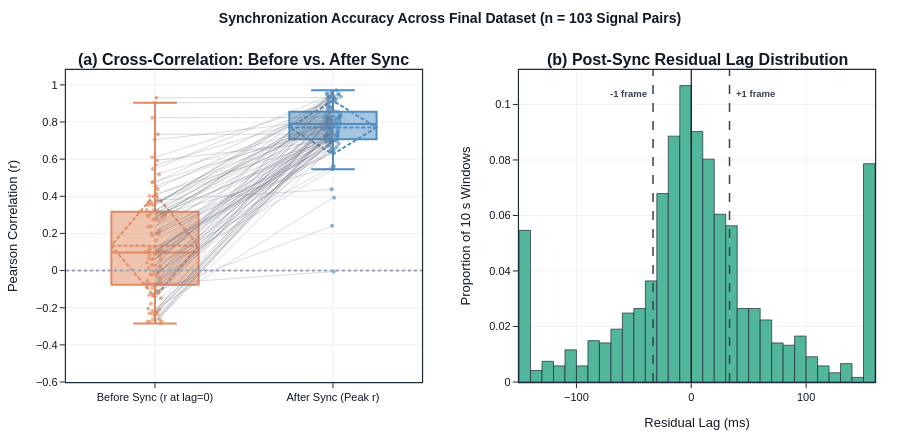

Write notebook code for a chart like this one.
### Markdown cell above
### 📊 Before vs. After Cross-Correlation & Residual Lag Distribution

**Mathematical Formulation:**
- **Panel (a) Cross-Correlation Gain:** Paired comparison of zero-lag correlation $r_0$ (Before Sync) against peak cross-correlation $r_{\text{peak}}$ (After Sync) for every evaluated signal pair, with lines connecting each pair before and after alignment.
- **Panel (b) Residual Lag Distribution:** Probability-normalized histogram ($\sum_b p_b = 1$, $10\ \text{ms}$ bin width) of signed post-sync residual lags $\Delta t_{\text{res}}$ (ms) across all valid $10\ \text{s}$ sliding windows, with dashed reference lines at $\pm 33.3\ \text{ms}$ ($\pm 1$ video frame at $30\ \text{Hz}$).

> **Why this is done:** Pairing $r_0$ and $r_{\text{peak}}$ proves that alignment systematically rescues near-zero unaligned correlations to high agreement, while the residual-lag histogram verifies that post-sync timing error remains tightly centered around $0\ \text{ms}$ within single-frame precision.

### Code cell
# @title 📊 Cross-Correlation & Residual Lag Summary Figure { display-mode: "form" }
fig_summary = plot_sync_validation_summary(df_pairs, df_windows, exclude_flagged=exclude_flagged)
fig_summary.show(config=EXPORT_CFG)

### Figure 1 — Plotly figure (JSON) as saved in the notebook; plotly's stock layout.template omitted (floating-point values rounded to 4 significant figures; data arrays with more than 128 entries replaced by an {"elided": "..."} marker saying what was removed)
{"data": [{"hoverinfo": "skip", "line": {"color": "rgba(107, 114, 128, 0.25)", "width": 1}, "mode": "lines", "showlegend": false, "type": "scatter", "x": ["Before Sync (r at lag=0)", "After Sync (Peak r)"], "xaxis": "x", "y": [-0.06342, 0.9343], "yaxis": "y"}, {"hoverinfo": "skip", "line": {"color": "rgba(107, 114, 128, 0.25)", "width": 1}, "mode": "lines", "showlegend": false, "type": "scatter", "x": ["Before Sync (r at lag=0)", "After Sync (Peak r)"], "xaxis": "x", "y": [-0.2097, 0.7255], "yaxis": "y"}, {"hoverinfo": "skip", "line": {"color": "rgba(107, 114, 128, 0.25)", "width": 1}, "mode": "lines", "showlegend": false, "type": "scatter", "x": ["Before Sync (r at lag=0)", "After Sync (Peak r)"], "xaxis": "x", "y": [0.4124, 0.7011], "yaxis": "y"}, {"hoverinfo": "skip", "line": {"color": "rgba(107, 114, 128, 0.25)", "width": 1}, "mode": "lines", "showlegend": false, "type": "scatter", "x": ["Before Sync (r at lag=0)", "After Sync (Peak r)"], "xaxis": "x", "y": [0.3265, 0.9367], "yaxis": "y"}, {"hoverinfo": "skip", "line": {"color": "rgba(107, 114, 128, 0.25)", "width": 1}, "mode": "lines", "showlegend": false, "type": "scatter", "x": ["Before Sync (r at lag=0)", "After Sync (Peak r)"], "xaxis": "x", "y": [-0.06913, 0.8535], "yaxis": "y"}, {"hoverinfo": "skip", "line": {"color": "rgba(107, 114, 128, 0.25)", "width": 1}, "mode": "lines", "showlegend": false, "type": "scatter", "x": ["Before Sync (r at lag=0)", "After Sync (Peak r)"], "xaxis": "x", "y": [-0.2433, 0.8265], "yaxis": "y"}, {"hoverinfo": "skip", "line": {"color": "rgba(107, 114, 128, 0.25)", "width": 1}, "mode": "lines", "showlegend": false, "type": "scatter", "x": ["Before Sync (r at lag=0)", "After Sync (Peak r)"], "xaxis": "x", "y": [0.4375, 0.8848], "yaxis": "y"}, {"hoverinfo": "skip", "line": {"color": "rgba(107, 114, 128, 0.25)", "width": 1}, "mode": "lines", "showlegend": false, "type": "scatter", "x": ["Before Sync (r at lag=0)", "After Sync (Peak r)"], "xaxis": "x", "y": [-0.09454, 0.6533], "yaxis": "y"}, {"hoverinfo": "skip", "line": {"color": "rgba(107, 114, 128, 0.25)", "width": 1}, "mode": "lines", "showlegend": false, "type": "scatter", "x": ["Before Sync (r at lag=0)", "After Sync (Peak r)"], "xaxis": "x", "y": [0.1949, 0.6351], "yaxis": "y"}, {"hoverinfo": "skip", "line": {"color": "rgba(107, 114, 128, 0.25)", "width": 1}, "mode": "lines", "showlegend": false, "type": "scatter", "x": ["Before Sync (r at lag=0)", "After Sync (Peak r)"], "xaxis": "x", "y": [0.2793, 0.8744], "yaxis": "y"}, {"hoverinfo": "skip", "line": {"color": "rgba(107, 114, 128, 0.25)", "width": 1}, "mode": "lines", "showlegend": false, "type": "scatter", "x": ["Before Sync (r at lag=0)", "After Sync (Peak r)"], "xaxis": "x", "y": [-0.07474, 0.7489], "yaxis": "y"}, {"hoverinfo": "skip", "line": {"color": "rgba(107, 114, 128, 0.25)", "width": 1}, "mode": "lines", "showlegend": false, "type": "scatter", "x": ["Before Sync (r at lag=0)", "After Sync (Peak r)"], "xaxis": "x", "y": [0.1011, 0.7257], "yaxis": "y"}, {"hoverinfo": "skip", "line": {"color": "rgba(107, 114, 128, 0.25)", "width": 1}, "mode": "lines", "showlegend": false, "type": "scatter", "x": ["Before Sync (r at lag=0)", "After Sync (Peak r)"], "xaxis": "x", "y": [0.3527, 0.9396], "yaxis": "y"}, {"hoverinfo": "skip", "line": {"color": "rgba(107, 114, 128, 0.25)", "width": 1}, "mode": "lines", "showlegend": false, "type": "scatter", "x": ["Before Sync (r at lag=0)", "After Sync (Peak r)"], "xaxis": "x", "y": [0.08058, 0.717], "yaxis": "y"}, {"hoverinfo": "skip", "line": {"color": "rgba(107, 114, 128, 0.25)", "width": 1}, "mode": "lines", "showlegend": false, "type": "scatter", "x": ["Before Sync (r at lag=0)", "After Sync (Peak r)"], "xaxis": "x", "y": [0.0122, 0.7269], "yaxis": "y"}, {"hoverinfo": "skip", "line": {"color": "rgba(107, 114, 128, 0.25)", "width": 1}, "mode": "lines", "showlegend": false, "type": "scatter", "x": ["Before Sync (r at lag=0)", "After Sync (Peak r)"], "xaxis": "x", "y": [0.5678, 0.8533], "yaxis": "y"}, {"hoverinfo": "skip", "line": {"color": "rgba(107, 114, 128, 0.25)", "width": 1}, "mode": "lines", "showlegend": false, "type": "scatter", "x": ["Before Sync (r at lag=0)", "After Sync (Peak r)"], "xaxis": "x", "y": [0.3009, 0.7889], "yaxis": "y"}, {"hoverinfo": "skip", "line": {"color": "rgba(107, 114, 128, 0.25)", "width": 1}, "mode": "lines", "showlegend": false, "type": "scatter", "x": ["Before Sync (r at lag=0)", "After Sync (Peak r)"], "xaxis": "x", "y": [0.4791, 0.7722], "yaxis": "y"}, {"hoverinfo": "skip", "line": {"color": "rgba(107, 114, 128, 0.25)", "width": 1}, "mode": "lines", "showlegend": false, "type": "scatter", "x": ["Before Sync (r at lag=0)", "After Sync (Peak r)"], "xaxis": "x", "y": [-0.2844, 0.7749], "yaxis": "y"}, {"hoverinfo": "skip", "line": {"color": "rgba(107, 114, 128, 0.25)", "width": 1}, "mode": "lines", "showlegend": false, "type": "scatter", "x": ["Before Sync (r at lag=0)", "After Sync (Peak r)"], "xaxis": "x", "y": [-0.2342, 0.7676], "yaxis": "y"}, {"hoverinfo": "skip", "line": {"color": "rgba(107, 114, 128, 0.25)", "width": 1}, "mode": "lines", "showlegend": false, "type": "scatter", "x": ["Before Sync (r at lag=0)", "After Sync (Peak r)"], "xaxis": "x", "y": [0.1002, 0.8077], "yaxis": "y"}, {"hoverinfo": "skip", "line": {"color": "rgba(107, 114, 128, 0.25)", "width": 1}, "mode": "lines", "showlegend": false, "type": "scatter", "x": ["Before Sync (r at lag=0)", "After Sync (Peak r)"], "xaxis": "x", "y": [-0.1318, 0.8566], "yaxis": "y"}, {"hoverinfo": "skip", "line": {"color": "rgba(107, 114, 128, 0.25)", "width": 1}, "mode": "lines", "showlegend": false, "type": "scatter", "x": ["Before Sync (r at lag=0)", "After Sync (Peak r)"], "xaxis": "x", "y": [-0.2057, 0.3917], "yaxis": "y"}, {"hoverinfo": "skip", "line": {"color": "rgba(107, 114, 128, 0.25)", "width": 1}, "mode": "lines", "showlegend": false, "type": "scatter", "x": ["Before Sync (r at lag=0)", "After Sync (Peak r)"], "xaxis": "x", "y": [-0.08926, 0.6957], "yaxis": "y"}, {"hoverinfo": "skip", "line": {"color": "rgba(107, 114, 128, 0.25)", "width": 1}, "mode": "lines", "showlegend": false, "type": "scatter", "x": ["Before Sync (r at lag=0)", "After Sync (Peak r)"], "xaxis": "x", "y": [0.2836, 0.8335], "yaxis": "y"}, {"hoverinfo": "skip", "line": {"color": "rgba(107, 114, 128, 0.25)", "width": 1}, "mode": "lines", "showlegend": false, "type": "scatter", "x": ["Before Sync (r at lag=0)", "After Sync (Peak r)"], "xaxis": "x", "y": [0.106, 0.7503], "yaxis": "y"}, {"hoverinfo": "skip", "line": {"color": "rgba(107, 114, 128, 0.25)", "width": 1}, "mode": "lines", "showlegend": false, "type": "scatter", "x": ["Before Sync (r at lag=0)", "After Sync (Peak r)"], "xaxis": "x", "y": [0.1905, 0.6772], "yaxis": "y"}, {"hoverinfo": "skip", "line": {"color": "rgba(107, 114, 128, 0.25)", "width": 1}, "mode": "lines", "showlegend": false, "type": "scatter", "x": ["Before Sync (r at lag=0)", "After Sync (Peak r)"], "xaxis": "x", "y": [0.3782, 0.4374], "yaxis": "y"}, {"hoverinfo": "skip", "line": {"color": "rgba(107, 114, 128, 0.25)", "width": 1}, "mode": "lines", "showlegend": false, "type": "scatter", "x": ["Before Sync (r at lag=0)", "After Sync (Peak r)"], "xaxis": "x", "y": [0.2944, 0.5599], "yaxis": "y"}, {"hoverinfo": "skip", "line": {"color": "rgba(107, 114, 128, 0.25)", "width": 1}, "mode": "lines", "showlegend": false, "type": "scatter", "x": ["Before Sync (r at lag=0)", "After Sync (Peak r)"], "xaxis": "x", "y": [0.09709, 0.7812], "yaxis": "y"}, {"hoverinfo": "skip", "line": {"color": "rgba(107, 114, 128, 0.25)", "width": 1}, "mode": "lines", "showlegend": false, "type": "scatter", "x": ["Before Sync (r at lag=0)", "After Sync (Peak r)"], "xaxis": "x", "y": [0.4535, 0.8], "yaxis": "y"}, {"hoverinfo": "skip", "line": {"color": "rgba(107, 114, 128, 0.25)", "width": 1}, "mode": "lines", "showlegend": false, "type": "scatter", "x": ["Before Sync (r at lag=0)", "After Sync (Peak r)"], "xaxis": "x", "y": [0.2752, 0.7266], "yaxis": "y"}, {"hoverinfo": "skip", "line": {"color": "rgba(107, 114, 128, 0.25)", "width": 1}, "mode": "lines", "showlegend": false, "type": "scatter", "x": ["Before Sync (r at lag=0)", "After Sync (Peak r)"], "xaxis": "x", "y": [0.2027, 0.8664], "yaxis": "y"}, {"hoverinfo": "skip", "line": {"color": "rgba(107, 114, 128, 0.25)", "width": 1}, "mode": "lines", "showlegend": false, "type": "scatter", "x": ["Before Sync (r at lag=0)", "After Sync (Peak r)"], "xaxis": "x", "y": [0.1997, 0.7238], "yaxis": "y"}, {"hoverinfo": "skip", "line": {"color": "rgba(107, 114, 128, 0.25)", "width": 1}, "mode": "lines", "showlegend": false, "type": "scatter", "x": ["Before Sync (r at lag=0)", "After Sync (Peak r)"], "xaxis": "x", "y": [0.2391, 0.7345], "yaxis": "y"}, {"hoverinfo": "skip", "line": {"color": "rgba(107, 114, 128, 0.25)", "width": 1}, "mode": "lines", "showlegend": false, "type": "scatter", "x": ["Before Sync (r at lag=0)", "After Sync (Peak r)"], "xaxis": "x", "y": [0.6104, 0.9095], "yaxis": "y"}, {"hoverinfo": "skip", "line": {"color": "rgba(107, 114, 128, 0.25)", "width": 1}, "mode": "lines", "showlegend": false, "type": "scatter", "x": ["Before Sync (r at lag=0)", "After Sync (Peak r)"], "xaxis": "x", "y": [0.2915, 0.7079], "yaxis": "y"}, {"hoverinfo": "skip", "line": {"color": "rgba(107, 114, 128, 0.25)", "width": 1}, "mode": "lines", "showlegend": false, "type": "scatter", "x": ["Before Sync (r at lag=0)", "After Sync (Peak r)"], "xaxis": "x", "y": [0.2961, 0.6913], "yaxis": "y"}, {"hoverinfo": "skip", "line": {"color": "rgba(107, 114, 128, 0.25)", "width": 1}, "mode": "lines", "showlegend": false, "type": "scatter", "x": ["Before Sync (r at lag=0)", "After Sync (Peak r)"], "xaxis": "x", "y": [0.02355, 0.9213], "yaxis": "y"}, {"hoverinfo": "skip", "line": {"color": "rgba(107, 114, 128, 0.25)", "width": 1}, "mode": "lines", "showlegend": false, "type": "scatter", "x": ["Before Sync (r at lag=0)", "After Sync (Peak r)"], "xaxis": "x", "y": [0.06243, 0.7002], "yaxis": "y"}, {"hoverinfo": "skip", "line": {"color": "rgba(107, 114, 128, 0.25)", "width": 1}, "mode": "lines", "showlegend": false, "type": "scatter", "x": ["Before Sync (r at lag=0)", "After Sync (Peak r)"], "xaxis": "x", "y": [-0.2768, 0.6699], "yaxis": "y"}, {"hoverinfo": "skip", "line": {"color": "rgba(107, 114, 128, 0.25)", "width": 1}, "mode": "lines", "showlegend": false, "type": "scatter", "x": ["Before Sync (r at lag=0)", "After Sync (Peak r)"], "xaxis": "x", "y": [-0.1368, 0.8054], "yaxis": "y"}, {"hoverinfo": "skip", "line": {"color": "rgba(107, 114, 128, 0.25)", "width": 1}, "mode": "lines", "showlegend": false, "type": "scatter", "x": ["Before Sync (r at lag=0)", "After Sync (Peak r)"], "xaxis": "x", "y": [0.3207, 0.8176], "yaxis": "y"}, {"hoverinfo": "skip", "line": {"color": "rgba(107, 114, 128, 0.25)", "width": 1}, "mode": "lines", "showlegend": false, "type": "scatter", "x": ["Before Sync (r at lag=0)", "After Sync (Peak r)"], "xaxis": "x", "y": [-0.07667, 0.6926], "yaxis": "y"}, {"hoverinfo": "skip", "line": {"color": "rgba(107, 114, 128, 0.25)", "width": 1}, "mode": "lines", "showlegend": false, "type": "scatter", "x": ["Before Sync (r at lag=0)", "After Sync (Peak r)"], "xaxis": "x", "y": [0.9033, 0.9071], "yaxis": "y"}, {"hoverinfo": "skip", "line": {"color": "rgba(107, 114, 128, 0.25)", "width": 1}, "mode": "lines", "showlegend": false, "type": "scatter", "x": ["Before Sync (r at lag=0)", "After Sync (Peak r)"], "xaxis": "x", "y": [-0.2633, 0.7615], "yaxis": "y"}, {"hoverinfo": "skip", "line": {"color": "rgba(107, 114, 128, 0.25)", "width": 1}, "mode": "lines", "showlegend": false, "type": "scatter", "x": ["Before Sync (r at lag=0)", "After Sync (Peak r)"], "xaxis": "x", "y": [-0.2746, 0.7567], "yaxis": "y"}, {"hoverinfo": "skip", "line": {"color": "rgba(107, 114, 128, 0.25)", "width": 1}, "mode": "lines", "showlegend": false, "type": "scatter", "x": ["Before Sync (r at lag=0)", "After Sync (Peak r)"], "xaxis": "x", "y": [-0.113, 0.2412], "yaxis": "y"}, {"hoverinfo": "skip", "line": {"color": "rgba(107, 114, 128, 0.25)", "width": 1}, "mode": "lines", "showlegend": false, "type": "scatter", "x": ["Before Sync (r at lag=0)", "After Sync (Peak r)"], "xaxis": "x", "y": [-0.07229, -0.005386], "yaxis": "y"}, {"hoverinfo": "skip", "line": {"color": "rgba(107, 114, 128, 0.25)", "width": 1}, "mode": "lines", "showlegend": false, "type": "scatter", "x": ["Before Sync (r at lag=0)", "After Sync (Peak r)"], "xaxis": "x", "y": [-0.03856, 0.9704], "yaxis": "y"}, {"hoverinfo": "skip", "line": {"color": "rgba(107, 114, 128, 0.25)", "width": 1}, "mode": "lines", "showlegend": false, "type": "scatter", "x": ["Before Sync (r at lag=0)", "After Sync (Peak r)"], "xaxis": "x", "y": [0.02869, 0.563], "yaxis": "y"}, {"hoverinfo": "skip", "line": {"color": "rgba(107, 114, 128, 0.25)", "width": 1}, "mode": "lines", "showlegend": false, "type": "scatter", "x": ["Before Sync (r at lag=0)", "After Sync (Peak r)"], "xaxis": "x", "y": [-0.02278, 0.6653], "yaxis": "y"}, {"hoverinfo": "skip", "line": {"color": "rgba(107, 114, 128, 0.25)", "width": 1}, "mode": "lines", "showlegend": false, "type": "scatter", "x": ["Before Sync (r at lag=0)", "After Sync (Peak r)"], "xaxis": "x", "y": [-0.1294, 0.9292], "yaxis": "y"}, {"hoverinfo": "skip", "line": {"color": "rgba(107, 114, 128, 0.25)", "width": 1}, "mode": "lines", "showlegend": false, "type": "scatter", "x": ["Before Sync (r at lag=0)", "After Sync (Peak r)"], "xaxis": "x", "y": [0.7336, 0.7336], "yaxis": "y"}, {"hoverinfo": "skip", "line": {"color": "rgba(107, 114, 128, 0.25)", "width": 1}, "mode": "lines", "showlegend": false, "type": "scatter", "x": ["Before Sync (r at lag=0)", "After Sync (Peak r)"], "xaxis": "x", "y": [-0.07917, 0.699], "yaxis": "y"}, {"hoverinfo": "skip", "line": {"color": "rgba(107, 114, 128, 0.25)", "width": 1}, "mode": "lines", "showlegend": false, "type": "scatter", "x": ["Before Sync (r at lag=0)", "After Sync (Peak r)"], "xaxis": "x", "y": [-0.2214, 0.9473], "yaxis": "y"}, {"hoverinfo": "skip", "line": {"color": "rgba(107, 114, 128, 0.25)", "width": 1}, "mode": "lines", "showlegend": false, "type": "scatter", "x": ["Before Sync (r at lag=0)", "After Sync (Peak r)"], "xaxis": "x", "y": [-0.2296, 0.8305], "yaxis": "y"}, {"hoverinfo": "skip", "line": {"color": "rgba(107, 114, 128, 0.25)", "width": 1}, "mode": "lines", "showlegend": false, "type": "scatter", "x": ["Before Sync (r at lag=0)", "After Sync (Peak r)"], "xaxis": "x", "y": [0.8229, 0.824], "yaxis": "y"}, {"hoverinfo": "skip", "line": {"color": "rgba(107, 114, 128, 0.25)", "width": 1}, "mode": "lines", "showlegend": false, "type": "scatter", "x": ["Before Sync (r at lag=0)", "After Sync (Peak r)"], "xaxis": "x", "y": [0.02974, 0.936], "yaxis": "y"}, {"hoverinfo": "skip", "line": {"color": "rgba(107, 114, 128, 0.25)", "width": 1}, "mode": "lines", "showlegend": false, "type": "scatter", "x": ["Before Sync (r at lag=0)", "After Sync (Peak r)"], "xaxis": "x", "y": [-0.2304, 0.7071], "yaxis": "y"}, {"hoverinfo": "skip", "line": {"color": "rgba(107, 114, 128, 0.25)", "width": 1}, "mode": "lines", "showlegend": false, "type": "scatter", "x": ["Before Sync (r at lag=0)", "After Sync (Peak r)"], "xaxis": "x", "y": [0.06058, 0.7258], "yaxis": "y"}, {"hoverinfo": "skip", "line": {"color": "rgba(107, 114, 128, 0.25)", "width": 1}, "mode": "lines", "showlegend": false, "type": "scatter", "x": ["Before Sync (r at lag=0)", "After Sync (Peak r)"], "xaxis": "x", "y": [0.04203, 0.8622], "yaxis": "y"}, {"hoverinfo": "skip", "line": {"color": "rgba(107, 114, 128, 0.25)", "width": 1}, "mode": "lines", "showlegend": false, "type": "scatter", "x": ["Before Sync (r at lag=0)", "After Sync (Peak r)"], "xaxis": "x", "y": [0.08879, 0.6984], "yaxis": "y"}, {"hoverinfo": "skip", "line": {"color": "rgba(107, 114, 128, 0.25)", "width": 1}, "mode": "lines", "showlegend": false, "type": "scatter", "x": ["Before Sync (r at lag=0)", "After Sync (Peak r)"], "xaxis": "x", "y": [0.7039, 0.8151], "yaxis": "y"}, {"hoverinfo": "skip", "line": {"color": "rgba(107, 114, 128, 0.25)", "width": 1}, "mode": "lines", "showlegend": false, "type": "scatter", "x": ["Before Sync (r at lag=0)", "After Sync (Peak r)"], "xaxis": "x", "y": [0.5929, 0.6994], "yaxis": "y"}, {"hoverinfo": "skip", "line": {"color": "rgba(107, 114, 128, 0.25)", "width": 1}, "mode": "lines", "showlegend": false, "type": "scatter", "x": ["Before Sync (r at lag=0)", "After Sync (Peak r)"], "xaxis": "x", "y": [-0.01238, 0.5453], "yaxis": "y"}, {"hoverinfo": "skip", "line": {"color": "rgba(107, 114, 128, 0.25)", "width": 1}, "mode": "lines", "showlegend": false, "type": "scatter", "x": ["Before Sync (r at lag=0)", "After Sync (Peak r)"], "xaxis": "x", "y": [-0.02258, 0.7682], "yaxis": "y"}, {"hoverinfo": "skip", "line": {"color": "rgba(107, 114, 128, 0.25)", "width": 1}, "mode": "lines", "showlegend": false, "type": "scatter", "x": ["Before Sync (r at lag=0)", "After Sync (Peak r)"], "xaxis": "x", "y": [0.2355, 0.953], "yaxis": "y"}, {"hoverinfo": "skip", "line": {"color": "rgba(107, 114, 128, 0.25)", "width": 1}, "mode": "lines", "showlegend": false, "type": "scatter", "x": ["Before Sync (r at lag=0)", "After Sync (Peak r)"], "xaxis": "x", "y": [-0.02788, 0.8357], "yaxis": "y"}, {"hoverinfo": "skip", "line": {"color": "rgba(107, 114, 128, 0.25)", "width": 1}, "mode": "lines", "showlegend": false, "type": "scatter", "x": ["Before Sync (r at lag=0)", "After Sync (Peak r)"], "xaxis": "x", "y": [0.3694, 0.8309], "yaxis": "y"}, {"hoverinfo": "skip", "line": {"color": "rgba(107, 114, 128, 0.25)", "width": 1}, "mode": "lines", "showlegend": false, "type": "scatter", "x": ["Before Sync (r at lag=0)", "After Sync (Peak r)"], "xaxis": "x", "y": [0.9304, 0.9322], "yaxis": "y"}, {"hoverinfo": "skip", "line": {"color": "rgba(107, 114, 128, 0.25)", "width": 1}, "mode": "lines", "showlegend": false, "type": "scatter", "x": ["Before Sync (r at lag=0)", "After Sync (Peak r)"], "xaxis": "x", "y": [-0.1235, 0.8291], "yaxis": "y"}, {"hoverinfo": "skip", "line": {"color": "rgba(107, 114, 128, 0.25)", "width": 1}, "mode": "lines", "showlegend": false, "type": "scatter", "x": ["Before Sync (r at lag=0)", "After Sync (Peak r)"], "xaxis": "x", "y": [-0.06993, 0.7953], "yaxis": "y"}, {"hoverinfo": "skip", "line": {"color": "rgba(107, 114, 128, 0.25)", "width": 1}, "mode": "lines", "showlegend": false, "type": "scatter", "x": ["Before Sync (r at lag=0)", "After Sync (Peak r)"], "xaxis": "x", "y": [0.3054, 0.8783], "yaxis": "y"}, {"hoverinfo": "skip", "line": {"color": "rgba(107, 114, 128, 0.25)", "width": 1}, "mode": "lines", "showlegend": false, "type": "scatter", "x": ["Before Sync (r at lag=0)", "After Sync (Peak r)"], "xaxis": "x", "y": [0.005573, 0.6826], "yaxis": "y"}, {"hoverinfo": "skip", "line": {"color": "rgba(107, 114, 128, 0.25)", "width": 1}, "mode": "lines", "showlegend": false, "type": "scatter", "x": ["Before Sync (r at lag=0)", "After Sync (Peak r)"], "xaxis": "x", "y": [0.1063, 0.6891], "yaxis": "y"}, {"hoverinfo": "skip", "line": {"color": "rgba(107, 114, 128, 0.25)", "width": 1}, "mode": "lines", "showlegend": false, "type": "scatter", "x": ["Before Sync (r at lag=0)", "After Sync (Peak r)"], "xaxis": "x", "y": [0.3554, 0.923], "yaxis": "y"}, {"hoverinfo": "skip", "line": {"color": "rgba(107, 114, 128, 0.25)", "width": 1}, "mode": "lines", "showlegend": false, "type": "scatter", "x": ["Before Sync (r at lag=0)", "After Sync (Peak r)"], "xaxis": "x", "y": [0.06004, 0.8832], "yaxis": "y"}, {"hoverinfo": "skip", "line": {"color": "rgba(107, 114, 128, 0.25)", "width": 1}, "mode": "lines", "showlegend": false, "type": "scatter", "x": ["Before Sync (r at lag=0)", "After Sync (Peak r)"], "xaxis": "x", "y": [0.4018, 0.8031], "yaxis": "y"}, {"hoverinfo": "skip", "line": {"color": "rgba(107, 114, 128, 0.25)", "width": 1}, "mode": "lines", "showlegend": false, "type": "scatter", "x": ["Before Sync (r at lag=0)", "After Sync (Peak r)"], "xaxis": "x", "y": [-0.1074, 0.8186], "yaxis": "y"}, {"hoverinfo": "skip", "line": {"color": "rgba(107, 114, 128, 0.25)", "width": 1}, "mode": "lines", "showlegend": false, "type": "scatter", "x": ["Before Sync (r at lag=0)", "After Sync (Peak r)"], "xaxis": "x", "y": [-0.1783, 0.7459], "yaxis": "y"}, {"hoverinfo": "skip", "line": {"color": "rgba(107, 114, 128, 0.25)", "width": 1}, "mode": "lines", "showlegend": false, "type": "scatter", "x": ["Before Sync (r at lag=0)", "After Sync (Peak r)"], "xaxis": "x", "y": [-0.2158, 0.763], "yaxis": "y"}, {"hoverinfo": "skip", "line": {"color": "rgba(107, 114, 128, 0.25)", "width": 1}, "mode": "lines", "showlegend": false, "type": "scatter", "x": ["Before Sync (r at lag=0)", "After Sync (Peak r)"], "xaxis": "x", "y": [0.3244, 0.8234], "yaxis": "y"}, {"hoverinfo": "skip", "line": {"color": "rgba(107, 114, 128, 0.25)", "width": 1}, "mode": "lines", "showlegend": false, "type": "scatter", "x": ["Before Sync (r at lag=0)", "After Sync (Peak r)"], "xaxis": "x", "y": [0.3067, 0.7374], "yaxis": "y"}, {"hoverinfo": "skip", "line": {"color": "rgba(107, 114, 128, 0.25)", "width": 1}, "mode": "lines", "showlegend": false, "type": "scatter", "x": ["Before Sync (r at lag=0)", "After Sync (Peak r)"], "xaxis": "x", "y": [0.06533, 0.7703], "yaxis": "y"}, {"hoverinfo": "skip", "line": {"color": "rgba(107, 114, 128, 0.25)", "width": 1}, "mode": "lines", "showlegend": false, "type": "scatter", "x": ["Before Sync (r at lag=0)", "After Sync (Peak r)"], "xaxis": "x", "y": [0.2678, 0.9], "yaxis": "y"}, {"hoverinfo": "skip", "line": {"color": "rgba(107, 114, 128, 0.25)", "width": 1}, "mode": "lines", "showlegend": false, "type": "scatter", "x": ["Before Sync (r at lag=0)", "After Sync (Peak r)"], "xaxis": "x", "y": [0.1623, 0.708], "yaxis": "y"}, {"hoverinfo": "skip", "line": {"color": "rgba(107, 114, 128, 0.25)", "width": 1}, "mode": "lines", "showlegend": false, "type": "scatter", "x": ["Before Sync (r at lag=0)", "After Sync (Peak r)"], "xaxis": "x", "y": [0.1263, 0.6449], "yaxis": "y"}, {"hoverinfo": "skip", "line": {"color": "rgba(107, 114, 128, 0.25)", "width": 1}, "mode": "lines", "showlegend": false, "type": "scatter", "x": ["Before Sync (r at lag=0)", "After Sync (Peak r)"], "xaxis": "x", "y": [0.11, 0.951], "yaxis": "y"}, {"hoverinfo": "skip", "line": {"color": "rgba(107, 114, 128, 0.25)", "width": 1}, "mode": "lines", "showlegend": false, "type": "scatter", "x": ["Before Sync (r at lag=0)", "After Sync (Peak r)"], "xaxis": "x", "y": [-0.1485, 0.8192], "yaxis": "y"}, {"hoverinfo": "skip", "line": {"color": "rgba(107, 114, 128, 0.25)", "width": 1}, "mode": "lines", "showlegend": false, "type": "scatter", "x": ["Before Sync (r at lag=0)", "After Sync (Peak r)"], "xaxis": "x", "y": [0.3659, 0.7905], "yaxis": "y"}, {"hoverinfo": "skip", "line": {"color": "rgba(107, 114, 128, 0.25)", "width": 1}, "mode": "lines", "showlegend": false, "type": "scatter", "x": ["Before Sync (r at lag=0)", "After Sync (Peak r)"], "xaxis": "x", "y": [0.08459, 0.9604], "yaxis": "y"}, {"hoverinfo": "skip", "line": {"color": "rgba(107, 114, 128, 0.25)", "width": 1}, "mode": "lines", "showlegend": false, "type": "scatter", "x": ["Before Sync (r at lag=0)", "After Sync (Peak r)"], "xaxis": "x", "y": [0.2143, 0.66], "yaxis": "y"}, {"hoverinfo": "skip", "line": {"color": "rgba(107, 114, 128, 0.25)", "width": 1}, "mode": "lines", "showlegend": false, "type": "scatter", "x": ["Before Sync (r at lag=0)", "After Sync (Peak r)"], "xaxis": "x", "y": [0.1191, 0.6359], "yaxis": "y"}, {"hoverinfo": "skip", "line": {"color": "rgba(107, 114, 128, 0.25)", "width": 1}, "mode": "lines", "showlegend": false, "type": "scatter", "x": ["Before Sync (r at lag=0)", "After Sync (Peak r)"], "xaxis": "x", "y": [0.5474, 0.9509], "yaxis": "y"}, {"hoverinfo": "skip", "line": {"color": "rgba(107, 114, 128, 0.25)", "width": 1}, "mode": "lines", "showlegend": false, "type": "scatter", "x": ["Before Sync (r at lag=0)", "After Sync (Peak r)"], "xaxis": "x", "y": [-0.2743, 0.7886], "yaxis": "y"}, {"hoverinfo": "skip", "line": {"color": "rgba(107, 114, 128, 0.25)", "width": 1}, "mode": "lines", "showlegend": false, "type": "scatter", "x": ["Before Sync (r at lag=0)", "After Sync (Peak r)"], "xaxis": "x", "y": [-0.2652, 0.8327], "yaxis": "y"}, {"hoverinfo": "skip", "line": {"color": "rgba(107, 114, 128, 0.25)", "width": 1}, "mode": "lines", "showlegend": false, "type": "scatter", "x": ["Before Sync (r at lag=0)", "After Sync (Peak r)"], "xaxis": "x", "y": [0.3523, 0.9517], "yaxis": "y"}, {"hoverinfo": "skip", "line": {"color": "rgba(107, 114, 128, 0.25)", "width": 1}, "mode": "lines", "showlegend": false, "type": "scatter", "x": ["Before Sync (r at lag=0)", "After Sync (Peak r)"], "xaxis": "x", "y": [-0.003261, 0.84], "yaxis": "y"}, {"hoverinfo": "skip", "line": {"color": "rgba(107, 114, 128, 0.25)", "width": 1}, "mode": "lines", "showlegend": false, "type": "scatter", "x": ["Before Sync (r at lag=0)", "After Sync (Peak r)"], "xaxis": "x", "y": [-0.05314, 0.8111], "yaxis": "y"}, {"hoverinfo": "skip", "line": {"color": "rgba(107, 114, 128, 0.25)", "width": 1}, "mode": "lines", "showlegend": false, "type": "scatter", "x": ["Before Sync (r at lag=0)", "After Sync (Peak r)"], "xaxis": "x", "y": [0.4743, 0.925], "yaxis": "y"}, {"hoverinfo": "skip", "line": {"color": "rgba(107, 114, 128, 0.25)", "width": 1}, "mode": "lines", "showlegend": false, "type": "scatter", "x": ["Before Sync (r at lag=0)", "After Sync (Peak r)"], "xaxis": "x", "y": [0.3643, 0.7479], "yaxis": "y"}, {"hoverinfo": "skip", "line": {"color": "rgba(107, 114, 128, 0.25)", "width": 1}, "mode": "lines", "showlegend": false, "type": "scatter", "x": ["Before Sync (r at lag=0)", "After Sync (Peak r)"], "xaxis": "x", "y": [0.5169, 0.7973], "yaxis": "y"}, {"boxmean": "sd", "boxpoints": "all", "jitter": 0.25, "marker": {"color": "#E08B63", "opacity": 0.65, "size": 4}, "name": "Before Sync (r at lag=0)", "pointpos": 0, "showlegend": false, "type": "box", "xaxis": "x", "y": [-0.06342, -0.2097, 0.4124, 0.3265, -0.06913, -0.2433, 0.4375, -0.09454, 0.1949, 0.2793, -0.07474, 0.1011, 0.3527, 0.08058, 0.0122, 0.5678, 0.3009, 0.4791, -0.2844, -0.2342, 0.1002, -0.1318, -0.2057, -0.08926, 0.2836, 0.106, 0.1905, 0.3782, 0.2944, 0.09709, 0.4535, 0.2752, 0.2027, 0.1997, 0.2391, 0.6104, 0.2915, 0.2961, 0.02355, 0.06243, -0.2768, -0.1368, 0.3207, -0.07667, 0.9033, -0.2633, -0.2746, -0.113, -0.07229, -0.03856, 0.02869, -0.02278, -0.1294, 0.7336, -0.07917, -0.2214, -0.2296, 0.8229, 0.02974, -0.2304, 0.06058, 0.04203, 0.08879, 0.7039, 0.5929, -0.01238, -0.02258, 0.2355, -0.02788, 0.3694, 0.9304, -0.1235, -0.06993, 0.3054, 0.005573, 0.1063, 0.3554, 0.06004, 0.4018, -0.1074, -0.1783, -0.2158, 0.3244, 0.3067, 0.06533, 0.2678, 0.1623, 0.1263, 0.11, -0.1485, 0.3659, 0.08459, 0.2143, 0.1191, 0.5474, -0.2743, -0.2652, 0.3523, -0.003261, -0.05314, 0.4743, 0.3643, 0.5169], "yaxis": "y"}, {"boxmean": "sd", "boxpoints": "all", "jitter": 0.25, "marker": {"color": "#4E8EC2", "opacity": 0.65, "size": 4}, "name": "After Sync (Peak r)", "pointpos": 0, "showlegend": false, "type": "box", "xaxis": "x", "y": [0.9343, 0.7255, 0.7011, 0.9367, 0.8535, 0.8265, 0.8848, 0.6533, 0.6351, 0.8744, 0.7489, 0.7257, 0.9396, 0.717, 0.7269, 0.8533, 0.7889, 0.7722, 0.7749, 0.7676, 0.8077, 0.8566, 0.3917, 0.6957, 0.8335, 0.7503, 0.6772, 0.4374, 0.5599, 0.7812, 0.8, 0.7266, 0.8664, 0.7238, 0.7345, 0.9095, 0.7079, 0.6913, 0.9213, 0.7002, 0.6699, 0.8054, 0.8176, 0.6926, 0.9071, 0.7615, 0.7567, 0.2412, -0.005386, 0.9704, 0.563, 0.6653, 0.9292, 0.7336, 0.699, 0.9473, 0.8305, 0.824, 0.936, 0.7071, 0.7258, 0.8622, 0.6984, 0.8151, 0.6994, 0.5453, 0.7682, 0.953, 0.8357, 0.8309, 0.9322, 0.8291, 0.7953, 0.8783, 0.6826, 0.6891, 0.923, 0.8832, 0.8031, 0.8186, 0.7459, 0.763, 0.8234, 0.7374, 0.7703, 0.9, 0.708, 0.6449, 0.951, 0.8192, 0.7905, 0.9604, 0.66, 0.6359, 0.9509, 0.7886, 0.8327, 0.9517, 0.84, 0.8111, 0.925, 0.7479, 0.7973], "yaxis": "y"}, {"histnorm": "probability", "hovertemplate": "Residual Lag: %{x:.0f} ms<br>Proportion: %{y:.3f}<extra></extra>", "marker": {"color": "#52B79A", "line": {"color": "#1f2937", "width": 0.7}}, "showlegend": false, "type": "histogram", "x": {"elided": "1208 float values"}, "xaxis": "x2", "xbins": {"end": 155, "size": 10, "start": -150}, "yaxis": "y2"}], "layout": {"annotations": [{"font": {"size": 16}, "showarrow": false, "text": "<b>(a) Cross-Correlation: Before vs. After Sync</b>", "x": 0.22, "xanchor": "center", "xref": "paper", "y": 1, "yanchor": "bottom", "yref": "paper"}, {"font": {"size": 16}, "showarrow": false, "text": "<b>(b) Post-Sync Residual Lag Distribution</b>", "x": 0.78, "xanchor": "center", "xref": "paper", "y": 1, "yanchor": "bottom", "yref": "paper"}, {"bgcolor": "rgba(255,255,255,0.85)", "font": {"color": "#374151", "size": 9.5}, "showarrow": false, "text": "<b>-1 frame</b>", "x": -33.3, "xanchor": "right", "xref": "x2", "xshift": -4, "y": 0.95, "yref": "paper"}, {"bgcolor": "rgba(255,255,255,0.85)", "font": {"color": "#374151", "size": 9.5}, "showarrow": false, "text": "<b>+1 frame</b>", "x": 33.3, "xanchor": "left", "xref": "x2", "xshift": 4, "y": 0.95, "yref": "paper"}], "font": {"color": "#111827", "family": "Arial, Helvetica, sans-serif", "size": 11}, "height": 440, "margin": {"b": 55, "l": 65, "r": 25, "t": 70}, "paper_bgcolor": "white", "plot_bgcolor": "white", "shapes": [{"line": {"color": "#9ca3af", "dash": "dot"}, "type": "line", "x0": 0, "x1": 1, "xref": "x domain", "y0": 0, "y1": 0, "yref": "y"}, {"line": {"color": "#374151", "dash": "dash", "width": 1.5}, "type": "line", "x0": -33.3, "x1": -33.3, "xref": "x2", "y0": 0, "y1": 1, "yref": "y2 domain"}, {"line": {"color": "#374151", "dash": "dash", "width": 1.5}, "type": "line", "x0": 33.3, "x1": 33.3, "xref": "x2", "y0": 0, "y1": 1, "yref": "y2 domain"}, {"line": {"color": "#111827", "dash": "solid", "width": 1.2}, "type": "line", "x0": 0, "x1": 0, "xref": "x2", "y0": 0, "y1": 1, "yref": "y2 domain"}], "title": {"font": {"size": 14}, "text": "<b>Synchronization Accuracy Across Final Dataset (n = 103 Signal Pairs)</b>", "x": 0.5, "y": 0.97}, "xaxis": {"anchor": "y", "domain": [0, 0.44], "gridcolor": "#e5e7eb", "gridwidth": 0.6, "linecolor": "#1f2937", "linewidth": 1.2, "mirror": true, "showgrid": true, "showline": true, "tickcolor": "#1f2937", "ticks": "outside", "tickwidth": 1, "zeroline": false}, "xaxis2": {"anchor": "y2", "domain": [0.56, 1], "gridcolor": "#e5e7eb", "gridwidth": 0.6, "linecolor": "#1f2937", "linewidth": 1.2, "mirror": true, "showgrid": true, "showline": true, "tickcolor": "#1f2937", "ticks": "outside", "tickwidth": 1, "title": {"text": "Residual Lag (ms)"}, "zeroline": false}, "yaxis": {"anchor": "x", "domain": [0, 1], "gridcolor": "#e5e7eb", "gridwidth": 0.6, "linecolor": "#1f2937", "linewidth": 1.2, "mirror": true, "range": [-0.6, 1.08], "showgrid": true, "showline": true, "tickcolor": "#1f2937", "ticks": "outside", "tickwidth": 1, "title": {"text": "Pearson Correlation (r)"}, "zeroline": true, "zerolinecolor": "#d1d5db", "zerolinewidth": 0.8}, "yaxis2": {"anchor": "x2", "domain": [0, 1], "gridcolor": "#e5e7eb", "gridwidth": 0.6, "linecolor": "#1f2937", "linewidth": 1.2, "mirror": true, "showgrid": true, "showline": true, "tickcolor": "#1f2937", "ticks": "outside", "tickwidth": 1, "title": {"text": "Proportion of 10 s Windows"}, "zeroline": true, "zerolinecolor": "#d1d5db", "zerolinewidth": 0.8}}}
